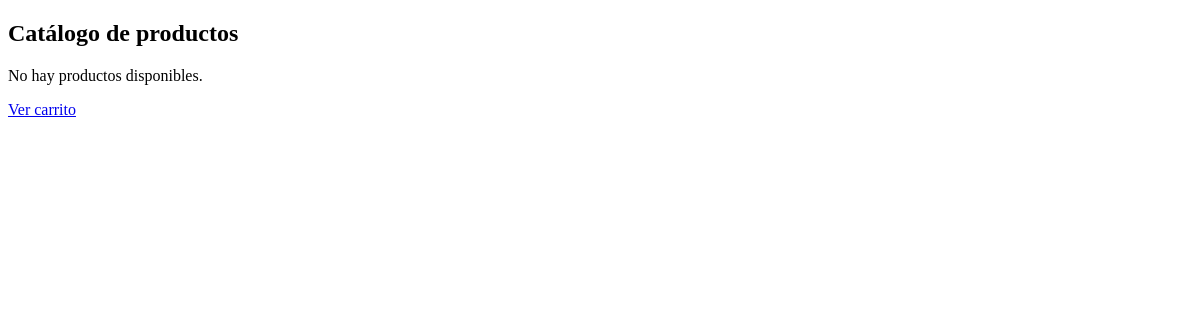
/catalogo.php, run on an earlier commit of the app's database.
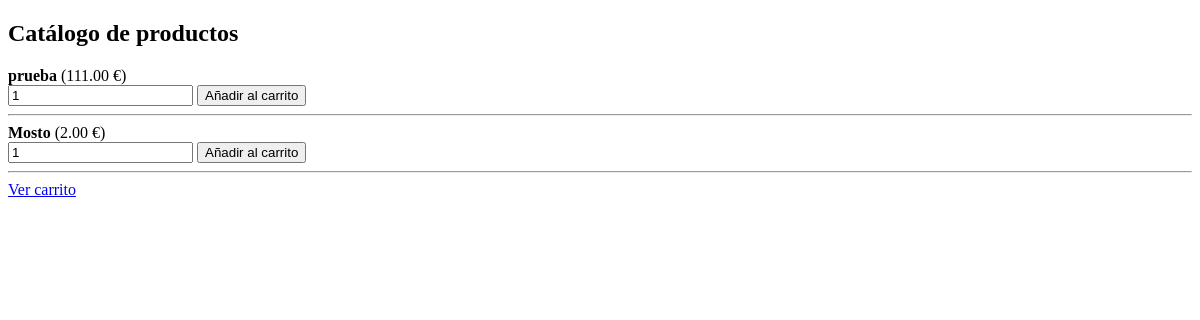
And on a later commit of the database.
### tables this page shows
CREATE TABLE `productos` (
  `id` int(11) NOT NULL,
  `id_categoria` int(11) DEFAULT NULL,
  `nombre` varchar(100) NOT NULL,
  `descripcion` text DEFAULT NULL,
  `precio_base` decimal(10,2) DEFAULT NULL,
  `stock` int(11) DEFAULT 0,
  `imagen` varchar(255) DEFAULT 'default_prod.png',
  `iva` int(11) DEFAULT 10,
  `ofertado` tinyint(1) DEFAULT 1
);

### catalogo.php (the view, shortened to what this page needs)
<?php
$productos = [];
$conn = obtenerConexionBD();
$sql = "SELECT id, nombre, precio_base FROM productos";
$result = $conn->query($sql);
if ($result) {
	while ($row = $result->fetch_assoc()) {
	$productos[] = $row;
	}
}
?>
<!DOCTYPE html>
<html>
<head>
</head>
<body>
<h2>Catálogo de productos</h2>
<?php if (empty($productos)): ?>
<p>No hay productos disponibles.</p>
<?php else: ?>
<?php foreach ($productos as $p): ?>
<div>
<strong><?php echo $p["nombre"]; ?></strong>
(<?php echo $p["precio_base"]; ?> €)
<form action="anadir_producto.php" method="POST">
<input type="number" name="cantidad" value="1" min="1">
<button type="submit">Añadir al carrito</button>
</form>
	</div>
	<hr>
	<?php endforeach; ?>
	<?php endif; ?>
	<a href="carrito.php">Ver carrito</a>
</body>
</html>

What changed in the data, as far as the page shows it:
added productos: nombre "prueba", precio_base "111.00"
added productos: nombre "Mosto", precio_base "2.00"
Also different on the page:
text no longer shown: "No hay productos disponibles."
